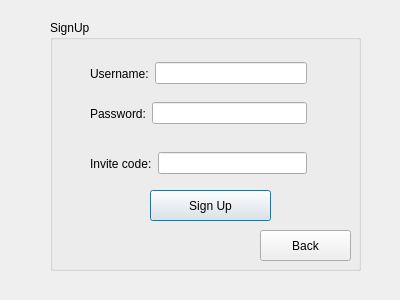
<?xml version="1.0" encoding="UTF-8"?>
<ui version="4.0">
 <class>SignUpDialog</class>
 <widget class="QDialog" name="SignUpDialog">
  <property name="geometry">
   <rect>
    <x>0</x>
    <y>0</y>
    <width>400</width>
    <height>300</height>
   </rect>
  </property>
  <property name="windowTitle">
   <string>Dialog</string>
  </property>
  <widget class="QGroupBox" name="groupBox">
   <property name="geometry">
    <rect>
     <x>50</x>
     <y>20</y>
     <width>311</width>
     <height>251</height>
    </rect>
   </property>
   <property name="title">
    <string>SignUp</string>
   </property>
   <widget class="QPushButton" name="pushButton_SignUp">
    <property name="geometry">
     <rect>
      <x>100</x>
      <y>170</y>
      <width>121</width>
      <height>31</height>
     </rect>
    </property>
    <property name="text">
     <string>Sign Up</string>
    </property>
   </widget>
   <widget class="QPushButton" name="pushButton_Back">
    <property name="geometry">
     <rect>
      <x>210</x>
      <y>210</y>
      <width>91</width>
      <height>31</height>
     </rect>
    </property>
    <property name="text">
     <string>Back</string>
    </property>
   </widget>
   <widget class="QWidget" name="">
    <property name="geometry">
     <rect>
      <x>40</x>
      <y>80</y>
      <width>217</width>
      <height>27</height>
     </rect>
    </property>
    <layout class="QHBoxLayout" name="horizontalLayout">
     <item>
      <widget class="QLabel" name="label_2">
       <property name="text">
        <string>Password:</string>
       </property>
      </widget>
     </item>
     <item>
      <widget class="QLineEdit" name="lineEdit_password"/>
     </item>
    </layout>
   </widget>
   <widget class="QWidget" name="">
    <property name="geometry">
     <rect>
      <x>40</x>
      <y>40</y>
      <width>217</width>
      <height>27</height>
     </rect>
    </property>
    <layout class="QHBoxLayout" name="horizontalLayout_2">
     <item>
      <widget class="QLabel" name="label">
       <property name="text">
        <string>Username:</string>
       </property>
      </widget>
     </item>
     <item>
      <widget class="QLineEdit" name="lineEdit_username"/>
     </item>
    </layout>
   </widget>
   <widget class="QWidget" name="">
    <property name="geometry">
     <rect>
      <x>40</x>
      <y>130</y>
      <width>217</width>
      <height>27</height>
     </rect>
    </property>
    <layout class="QHBoxLayout" name="horizontalLayout_3">
     <item>
      <widget class="QLabel" name="label_3">
       <property name="text">
        <string>Invite code:</string>
       </property>
      </widget>
     </item>
     <item>
      <widget class="QLineEdit" name="lineEdit_inviteCode"/>
     </item>
    </layout>
   </widget>
  </widget>
 </widget>
 <resources/>
 <connections/>
</ui>
